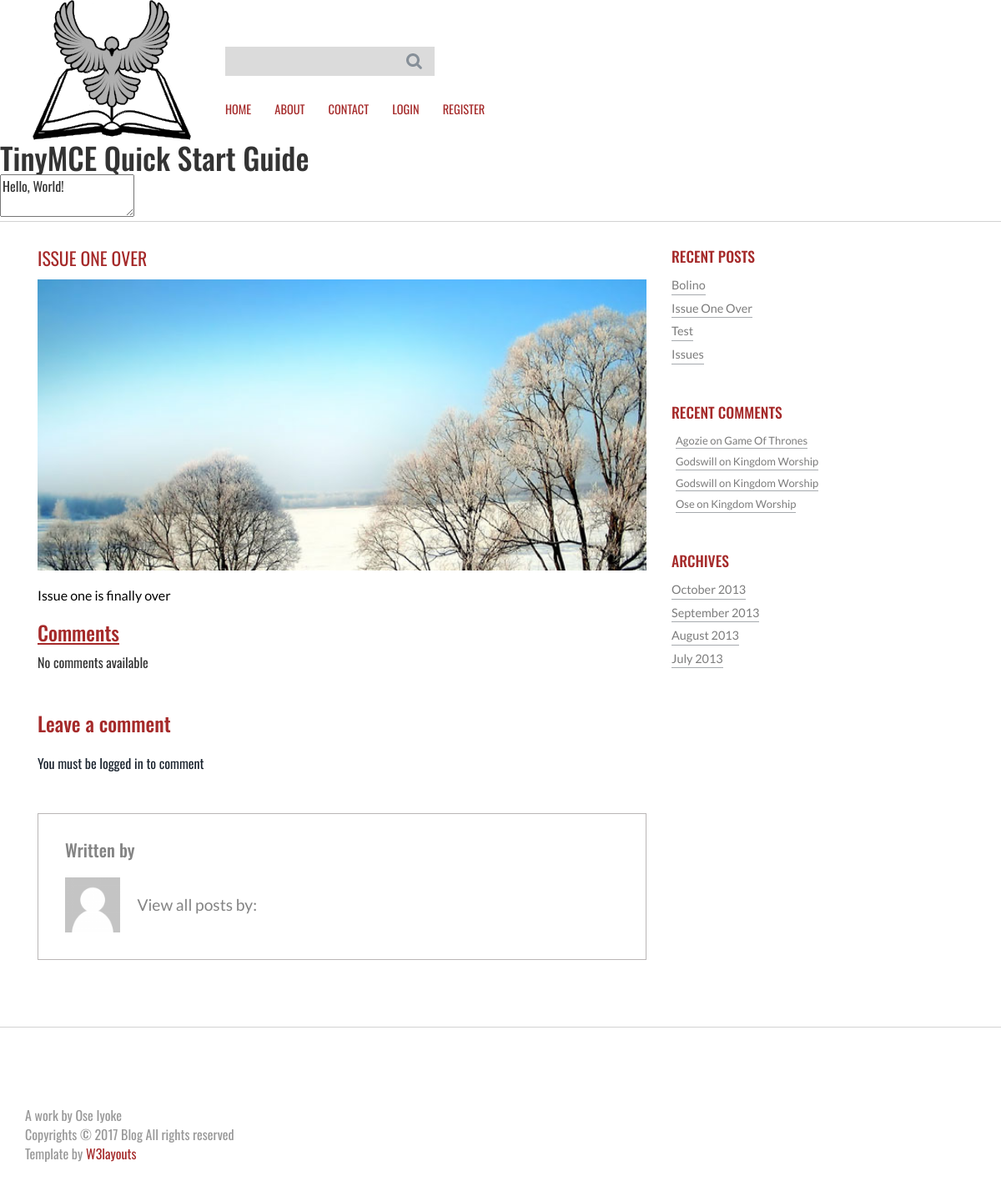
/detail/issue-one-over/, run on the app's committed database.
### blog/models.py (models this page shows, shortened)
class Post(models.Model):
    author = models.ForeignKey('auth.User',null=True)
    title = models.CharField(max_length=150)
    pub_date = models.DateTimeField(default=timezone.now())
    text = models.TextField()
    likes = models.IntegerField(default=0)
    views = models.IntegerField(default=0)
    slug = models.SlugField(unique=True)
    email = models.EmailField(max_length=50, default='kingdom@gmail.com')
    def __str__(self):
        return self.title

class Comment(models.Model):
    commenter = models.ForeignKey('auth.User')
    email = models.EmailField(max_length=50)
    post = models.ForeignKey(Post)
    created_on = models.DateTimeField(default=timezone.now())
    text = tinymce_models.HTMLField()

### blog/views.py (the view)
# urls.py: url(r'^detail/(?P<post_slug>[\w\-]+)/$', views.detail, name='detail'),
def detail(request, post_slug):
    try:
        post = Post.objects.get(slug=post_slug)
        comments = Comment.objects.filter(post=post)
    except Post.DoesNotExist:
        post = None
        comments = None
    form = CommentForm(request.POST or None)
    if form.is_valid():
        comment = form.save(commit=False)
        comment.post = post
        if request.user.is_authenticated():
            comment.commenter = request.user
            comment.email = request.user.email
            comment.created_on = timezone.now()
            comment.save()
        return redirect(request.path)
    else:
        print('girl')
    recent_comments()
    recent_posts()
    context = {'post':post,'form':form,'comments':comments,'recent_comments':recent_comments,'recent_posts':recent_posts}
    return render(request, 'blog/detail.html',context)

### blog/forms.py
class CommentForm(forms.ModelForm):
    text = forms.CharField(help_text='Enter a Comment',widget=TinyMCE(attrs={'cols': 80, 'rows': 30}))
    name = forms.CharField(widget=forms.HiddenInput(), initial="User")
    created_on = forms.DateTimeField(widget=forms.HiddenInput(), initial=timezone.now())
    email = forms.CharField(widget=forms.HiddenInput(), initial="default@gmail.com")
    post = forms.CharField(widget=forms.HiddenInput(),initial="Post")
    class Meta:
        model = Comment
        fields = ('text',)

### blog/views.py (called while the page is built)
def recent_comments():
    recent_comments = Comment.objects.all().filter(created_on__lte=timezone.now()).order_by('-created_on')[:4]
    return recent_comments

def recent_posts():
    recent_posts = Post.objects.all().filter(pub_date__lte=timezone.now()).order_by('-pub_date')[:4]
    return recent_posts

### templates/blog/detail.html (shortened to what this page needs)
{% extends 'blog/base.html' %}
{% load staticfiles %}
	{% block body_block %}
	<h1>TinyMCE Quick Start Guide</h1>
	<form method='post'>
		<textarea id = 'mytextarea'>Hello, World!</textarea>
	</form>
	{% if post %}
		<div class="single">
			 <div class="container">
				  <div class="col-md-8 single-main">
					  <div class="single-grid">
							<h4><a href="{% url 'blog:detail' post.slug %}">{{ post.title|safe }}</a></h4>
							<img src="{% static 'images/post1.jpg' %}" alt=""/>
							<p>{{ post.text|safe }}</p>
					  </div>
						<div class="comments">
							<h2><u>Comments</u></h2>
								{% if comments %}
									{% for comment in comments %}
									<h3>~{{ comment.commenter.first_name|title}} {{comment.commenter.last_name|title }}</h3>
									<ul>
										<li>
												{{ comment.text|safe }}
										</</li><br>
									</ul>
									<span class="hidden-xs"style="margin-left:70%;, font-family:Arial">Published: {{ comment.created_on }}</span >
									{% if comment.commenter == request.user  or user.is_superuser %}
											<a href="{% url 'blog:delete_comment' comment.id %}"><button style="margin-left:90%;,line-height: .9;color: red;, font-family:Arial;" type="button" name="button">Delete</button></a>
									{% endif %}
									{% endfor %}
								{% else %}
									No comments available
								{% endif %}
						</div>
					  <div class="content-form">
							 <h3>Leave a comment</h3>
							 {% if user.is_authenticated %}
								<form id="comment_form" action="{% url 'blog:detail' post.slug %}" method="post">
									{% csrf_token %}
										{% for hidden in form.hidden_fields %}
												{{ hidden }}
										{% endfor %}
										{% for field in form.visible_fields %}
											{{ field.errors }}
											{{ field }}<br/><br/>
										{% endfor %}
										<input class="btn btn-primary" type="submit" name="submit" value="submit">
								</form>
								{% else %}
								<a href="{% url 'blog:handle_login' %}">You must be logged in to comment</a>
								{% endif %}
								 </div>
						 <ul class="comment-list " >
					  		   <h5 class="post-author_head">Written by <a href="#" title="Posts by admin" rel="author">{{ post.author.first_name|title }}  {{ post.author.last_name|title }}</a></h5>
					  		   <li><img src="{% static 'images/avatar.png' %}" class="img-responsive" alt="">
					  		   <div class="desc">
					  		   <p>View all posts by: <a href="#" title="Posts by admin" rel="author">{{ post.author.first_name|title }}  {{ post.author.last_name|title }}</a></p>
					  		   </div>
					  		   <div class="clearfix"></div>
					  		   </li>
					  	  </ul>
				  </div>
					<div class="col-md-4 side-content">
						<div class="recent">
 						 <h3>RECENT POSTS</h3>
 						 {% if recent_posts %}
 						 <ul>
 							 {% for post in recent_posts %}
 						 <li><a href="{% url 'blog:detail' post.slug %}">{{post.title|title }}</a></li>
 						 {% endfor %}
 						 </ul>
 						 {% else %}
 					 <li><a href="#">No post has been posted</a></li>
 						 {% endif %}
 					 </div>
 					 <div class="comments">
 						 <h3>RECENT COMMENTS</h3>
 						 {% if recent_comments %}
 						 <ul>
 							 {% for comment in recent_comments %}
 						 <li><a href="{% url 'blog:detail' comment.post.slug %}">{{comment.commenter|title}} on {{comment.post|title}}</a></li>
 							{% endfor %}
 						 </ul>
 						 {% else %}
 						 <li><a href="#">No comments at the moment</a></li>
 						 {% endif %}
 					 </div>
					 <div class="archives">
						 <h3>ARCHIVES</h3>
						 <ul>
						 <li><a href="#">October 2013</a></li>
						 <li><a href="#">September 2013</a></li>
						 <li><a href="#">August 2013</a></li>
						 <li><a href="#">July 2013</a></li>
						 </ul>
					 </div>
					</div>
					  <div class="clearfix"></div>
				  </div>
			  </div>
		{% else %}
		asadsh
		{% endif %}
		{% endblock %}

### static/css/style.css (style rules this page uses)
html, body { font-size: 100%; background-size:cover; font-family: 'Oswald', sans-serif; }
body a { transition: 0.5s all ease; -webkit-transition: 0.5s all ease; -moz-transition: 0.5s all ease; -o-transition: 0.5s all ease; -ms-transition: 0.5s all ease; }
h1,h2,h3,h4,h5,h6 { margin:0; }
p { margin:0; }
ul,label { margin:0; padding:0; }
.content,.about-content,.contact-content,.single { border-top:1px solid #d2d2d2; border-bottom:1px solid #d2d2d2; }
.recent,.comments,.archives { margin-bottom:3em; }
.recent h3,.comments h3,.archives h3,.categories h3 { color:#a52a2a; font-size:1.1em; margin-bottom:0.5em; }
.comments h2 { color:#a52a2a; font-size:1.5em; margin-bottom:0.5em; }
.recent ul li,.comments ul li,.archives ul li,.categories ul li { display:block; }
.recent li a,.comments ul li a,.archives ul li a,.categories ul li a { color:#7C7C7C; border-bottom:1px solid #a6aaae; font-family: 'Lato', sans-serif; font-size: 0.9em; text-decoration: none; padding: 6px 0 0 0; display:inline-block; font-weight: 400; }
.comments ul li { color:#7C7C7C; font-size: 0.9em; border-bottom:none; margin:0 5px; font-family: 'Lato', sans-serif; }
.about-content,.contact-content,.single { padding:2em 0; }
.single-grid p { font-family: 'Lato', sans-serif; color: #000000; font-size: 1em; line-height: 1.8em; margin:1em 0; text-align:justify; }
.single-grid h4 { color:#afafaf; font-family: 'Lato', sans-serif; font-size:0.8em; margin-bottom:1em; }
.single-grid h4 a { font-size:1.7em; color:#a52a2a; margin-right:0.7em; display:inline-block; text-decoration:none; font-family: 'Oswald', sans-serif; font-weight:400; text-transform:uppercase; }
.single-grid img { width:100%; }
ul.comment-list { border: 1px solid #BAB6B6; padding: 2em; margin: 3em 0; list-style: none; }
h5.post-author_head { font-size: 1.3em; color: #848484; margin: 0 0 1em; }
ul.comment-list img { float: left; width: 10%; margin-right: 20px; }
.desc p { font-size: 1.2em; color: #848484; margin-top: 1em; display: inline-block; font-family: 'Lato', sans-serif; }
.content-form h3 { color: #a52a2a; margin-bottom: 1em; text-decoration: none; display: block; font-family: 'Oswald', sans-serif; }

### data on the page
Post: title "ISSUE ONE OVER", text "Issue one is finally over", title "Issue One Over"
Post: title "Bolino"
Post: title "Test"
Post: title "Issues"
Comment: commenter "Agozie", post "Game Of Thrones"
Comment: commenter "Godswill", post "Kingdom Worship"
Comment: commenter "Godswill", post "Kingdom Worship"
Comment: commenter "Ose", post "Kingdom Worship"
